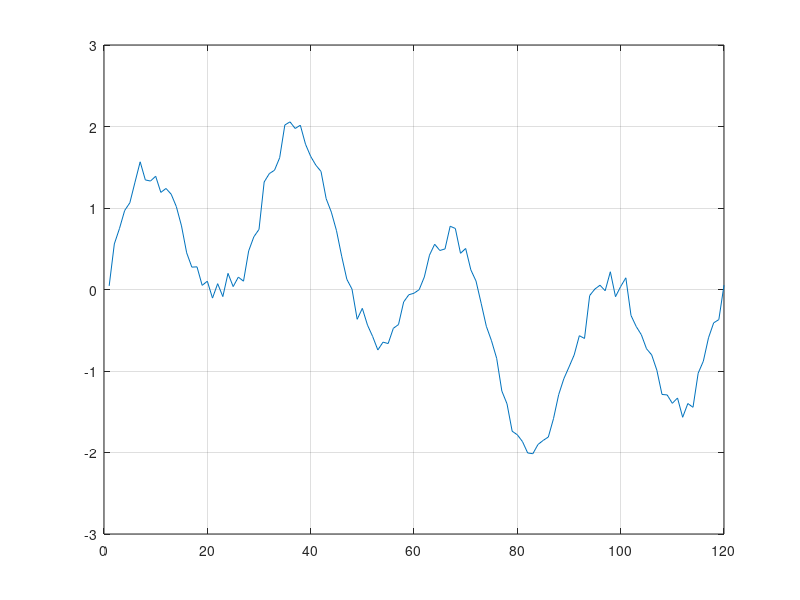
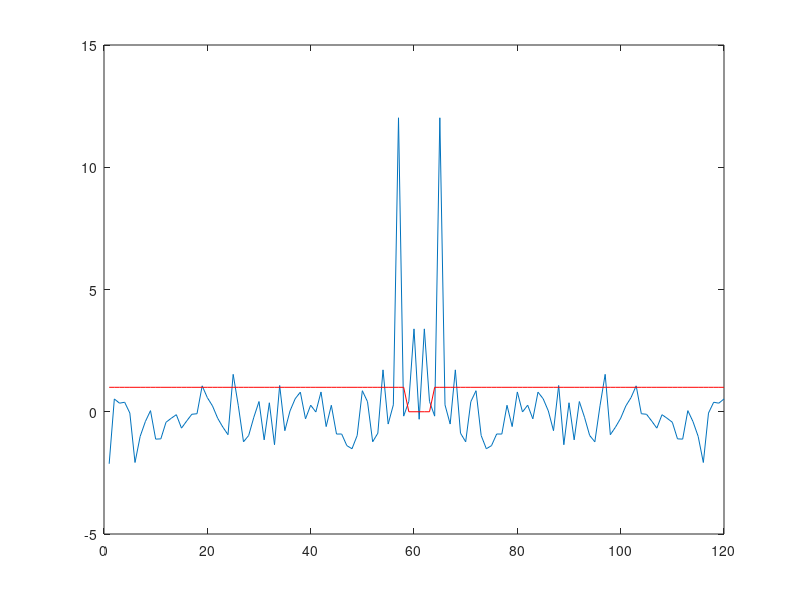
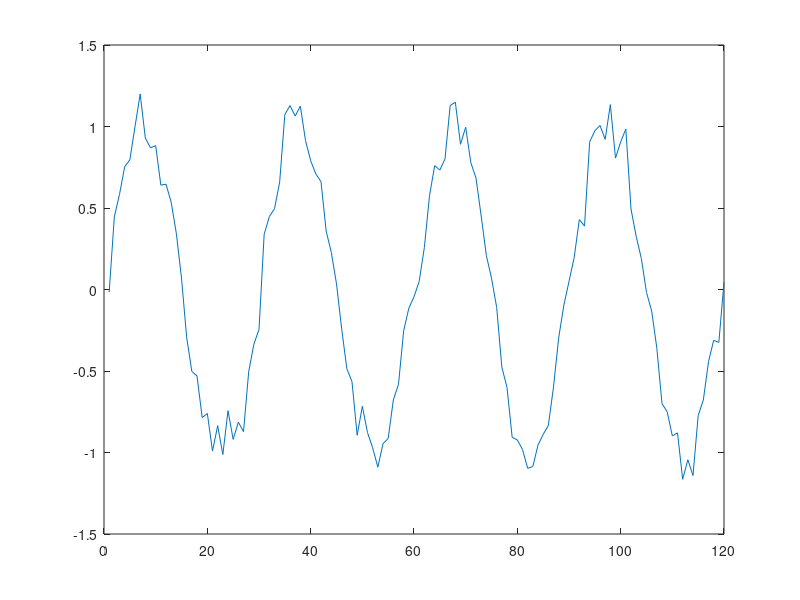

Source code (MATLAB) for these figures, in order:
clear all
close all

x=1:120;

s1=sin(x*pi/60); % Signal 1 cycle.

s2=sin(x*pi/30); % Signal 2 cicle.

s4=sin(x*pi/15); % Signal 4 cicle.

%s=s1;
s=s1+s4;
%s=s1+s2+s4;
%s=s1+s2;
s=s+randn(1,120)*.1;

plot(s)
grid on

% Sampling frequency 120 points per second
fs=120;
figure

%[freq, power]=showfft(s,1/fs,'ob',1);
%power(find(freq == max(freq)))
%showfft(s,1/fs,'ob',1); % 1 cicle per second for s1 at fs=120

% Explain filtering...
%return
f=fft(s);
f2=fftshift(f);
plot(real(f2))

filtro=ones(1,length(f2));
filtro(59:63)=0;
%filtro=abs(filtro-1);

hold on
plot(filtro,'r')

f3=f2.*filtro;
f4=ifftshift(f3);
f5=ifft(f4);

figure
plot(real(f5))

